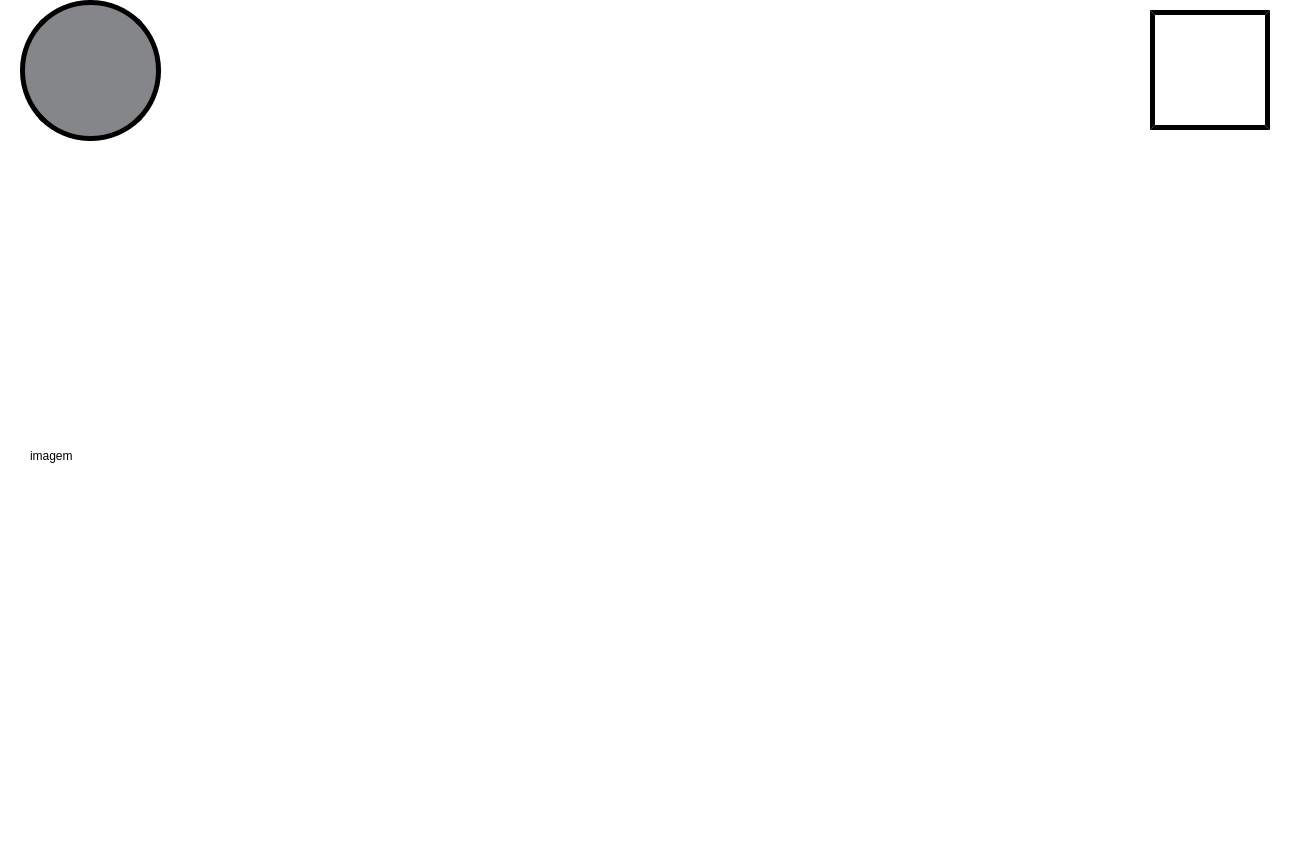
<?xml version="1.0" encoding="UTF-8"?>
<ui version="4.0">
 <class>mapa_de_riscos</class>
 <widget class="QMainWindow" name="mapa_de_riscos">
  <property name="geometry">
   <rect>
    <x>0</x>
    <y>0</y>
    <width>1290</width>
    <height>841</height>
   </rect>
  </property>
  <property name="minimumSize">
   <size>
    <width>1290</width>
    <height>841</height>
   </size>
  </property>
  <property name="maximumSize">
   <size>
    <width>1290</width>
    <height>841</height>
   </size>
  </property>
  <property name="windowTitle">
   <string>MainWindow</string>
  </property>
  <property name="styleSheet">
   <string notr="true">background-color: rgb(255, 255, 255);</string>
  </property>
  <property name="animated">
   <bool>true</bool>
  </property>
  <widget class="QWidget" name="centralwidget">
   <widget class="QLabel" name="Label_Borda">
    <property name="geometry">
     <rect>
      <x>0</x>
      <y>783</y>
      <width>1290</width>
      <height>18</height>
     </rect>
    </property>
    <property name="text">
     <string/>
    </property>
    <property name="pixmap">
     <pixmap>Imagens/Borda.png</pixmap>
    </property>
    <property name="scaledContents">
     <bool>true</bool>
    </property>
   </widget>
   <widget class="QPushButton" name="botao_home">
    <property name="geometry">
     <rect>
      <x>1150</x>
      <y>10</y>
      <width>120</width>
      <height>120</height>
     </rect>
    </property>
    <property name="styleSheet">
     <string notr="true">
border-style: outset;
border-color: rgb(0, 0, 0);
border-width:5px;
font: 75 65pt &quot;Bosch Sans Bold&quot;;
border-radius: 0px;
background-color: rgb(255, 255, 255);
</string>
    </property>
    <property name="text">
     <string/>
    </property>
    <property name="icon">
     <iconset>
      <normaloff>imagens/Home.Documentos.png</normaloff>imagens/Home.Documentos.png</iconset>
    </property>
    <property name="iconSize">
     <size>
      <width>105</width>
      <height>105</height>
     </size>
    </property>
   </widget>
   <widget class="QLabel" name="label_imagem">
    <property name="geometry">
     <rect>
      <x>30</x>
      <y>150</y>
      <width>1231</width>
      <height>611</height>
     </rect>
    </property>
    <property name="styleSheet">
     <string notr="true"/>
    </property>
    <property name="text">
     <string>imagem</string>
    </property>
   </widget>
   <widget class="QPushButton" name="label_MAE">
    <property name="geometry">
     <rect>
      <x>20</x>
      <y>0</y>
      <width>141</width>
      <height>141</height>
     </rect>
    </property>
    <property name="styleSheet">
     <string notr="true">border-style: outset;
border-color: rgb(0, 0, 0);
border-width:5px;
font: 75 65pt &quot;Bosch Sans Bold&quot;;
border-radius: 70px;
background-color: rgb(132, 134, 137);</string>
    </property>
    <property name="text">
     <string/>
    </property>
    <property name="icon">
     <iconset>
      <normaloff>imagens/Documentos.MAE.png</normaloff>imagens/Documentos.MAE.png</iconset>
    </property>
    <property name="iconSize">
     <size>
      <width>95</width>
      <height>95</height>
     </size>
    </property>
   </widget>
  </widget>
  <widget class="QMenuBar" name="menubar">
   <property name="geometry">
    <rect>
     <x>0</x>
     <y>0</y>
     <width>1290</width>
     <height>21</height>
    </rect>
   </property>
  </widget>
  <widget class="QStatusBar" name="statusbar"/>
 </widget>
 <resources/>
 <connections/>
</ui>
